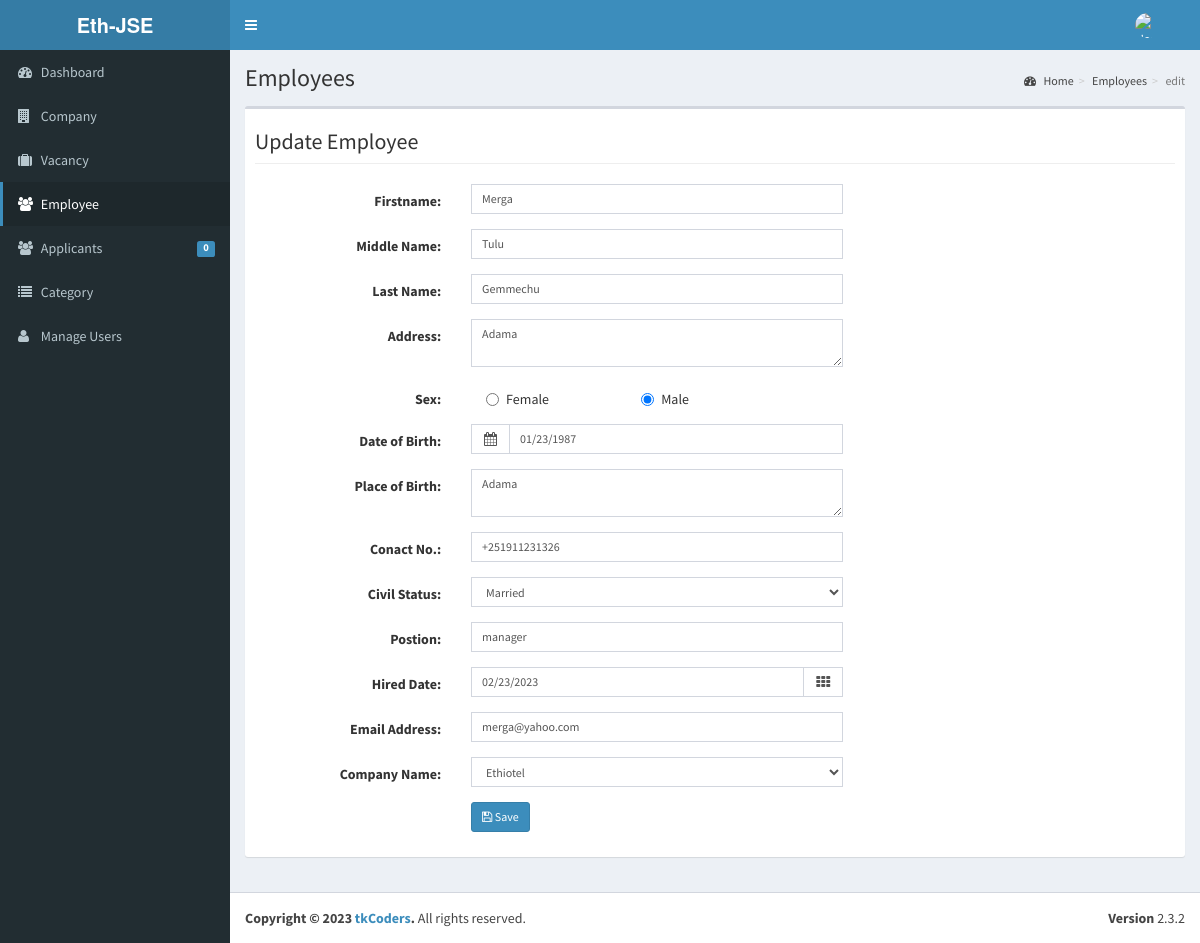
/admin/employee/index.php?view=edit&id=2018001 (signed in), run on the app's committed database.
### tables this page shows
CREATE TABLE `tblemployees` (
  `INCID` int(11) NOT NULL,
  `EMPLOYEEID` varchar(30) NOT NULL,
  `FNAME` varchar(50) NOT NULL,
  `MNAME` varchar(50) NOT NULL,
  `LNAME` varchar(50) NOT NULL,
  `ADDRESS` varchar(90) NOT NULL,
  `BIRTHDATE` date NOT NULL,
  `BIRTHPLACE` varchar(90) NOT NULL,
  `AGE` int(11) NOT NULL,
  `SEX` varchar(30) NOT NULL,
  `CIVILSTATUS` varchar(30) NOT NULL,
  `TELNO` varchar(40) NOT NULL,
  `EMP_EMAILADDRESS` varchar(90) NOT NULL,
  `CELLNO` varchar(30) NOT NULL,
  `POSITION` varchar(50) NOT NULL,
  `WORKSTATS` varchar(90) NOT NULL,
  `EMPPHOTO` varchar(255) NOT NULL,
  `EMPUSERNAME` varchar(90) NOT NULL,
  `EMPPASSWORD` varchar(125) NOT NULL,
  `DATEHIRED` date NOT NULL,
  `COMPANYID` int(11) NOT NULL
);

### include/database.php (called while the page is built, shortened)
<?php
class Database {
	var $sql_string = '';
	private $conn;
	public function open_connection() {
		$this->conn = mysqli_connect(server,user,pass);
		if(!$this->conn){
			echo "Problem in database connection! Contact administrator!";
			exit();
		}else{
			$db_select = mysqli_select_db($this->conn,database_name);
		}
	}
	function setQuery($sql='') {
		$this->sql_string=$sql;
	}
	function executeQuery() {
		$result = mysqli_query($this->conn,$this->sql_string);
		return $result;
	}
	private function confirm_query($result) {
		return $result;
	}
	function loadResultList( $key='' ) {
		$cur = $this->executeQuery();
		$array = array();
		while ($row = mysqli_fetch_object($cur)) {
			if ($key) {
				$array[$row->$key] = $row;
			} else {
				$array[] = $row;
			}
		}
		return $array;
	}
	function loadSingleResult() {
		$cur = $this->executeQuery();
		while ($row = mysqli_fetch_object($cur)) {
		return $data = $row;
		}
	}
}
$mydb = new Database();
?>

### include/employees.php (called while the page is built, shortened)
<?php
require_once(LIB_PATH.DS.'database.php');
class Employee {
	protected static  $tblname = "tblemployees";
	function single_employee($id=""){
			global $mydb;
			$mydb->setQuery("SELECT * FROM ".self::$tblname."
				Where EMPLOYEEID= '{$id}' LIMIT 1");
			$cur = $mydb->loadSingleResult();
			return $cur;
	}
}
?>

### admin/employee/index.php (called while the page is built, shortened)
<?php
require_once ("../theme/templates.php");
?>

### admin/employee/edit.php (the view, shortened to what this page needs)
<?php
 @$empid = $_GET['id'];
  $employee = New Employee();
  $emp = $employee->single_employee($empid);
  if ($emp->SEX == 'Male') {
   $radio =  '<div class="col-md-8">
             <div class="col-lg-5">
                <div class="radio">
                  <label><input   id="optionsRadios1" name="optionsRadios" type="radio" value="Female">Female</label>
                </div>
              </div>
              <div class="col-lg-4">
                <div class="radio">
                  <label><input id="optionsRadios2"  checked="True" name="optionsRadios" type="radio" value="Male">Male</label>
                </div>
              </div>
          </div>';
  }
   switch ($emp->CIVILSTATUS) {
     case 'Married':
         $civilstatus=' <select class="form-control input-sm" name="CIVILSTATUS" id="CIVILSTATUS">
                                      <option value="none" >Select</option>
                                      <option  value="Single">Single</option>
                                      <option SELECTED value="Married">Married</option>
                                      <option value="Widow" >Widow</option>
                                  </select> ';
       break;
   }
 ?>
       <div class="center wow fadeInDown">
             <h2 class="page-header">Update Employee</h2>
        </div>
                 <form class="form-horizontal span6" action="controller.php?action=edit" method="POST">
                 <div class="form-group">
                      <div class="col-md-8">
                        <label class="col-md-4 control-label" for=
                        "FNAME">Firstname:</label>
                        <div class="col-md-8">
                           <input class="form-control input-sm" id="FNAME" name="FNAME" placeholder=
                              "Firstname" type="text" value="<?php echo $emp->FNAME;?>"   autocomplete="off">
                        </div>
                      </div>
                    </div>
                    <div class="form-group">
                      <div class="col-md-8">
                        <label class="col-md-4 control-label" for=
                        "MNAME">Middle Name:</label>
                        <div class="col-md-8">
                          <input  class="form-control input-sm" id="MNAME" name="MNAME" placeholder=
                              "Middle Name"   value="<?php echo $emp->MNAME;?>"    autocomplete="off">
                          </div>
                      </div>
                    </div>
                    <div class="form-group">
                      <div class="col-md-8">
                        <label class="col-md-4 control-label" for=
                        "LNAME">Last Name:</label>
                        <div class="col-md-8">
                          <input  class="form-control input-sm" id="LNAME" name="LNAME" placeholder=
                              " Lastname  "   value="<?php echo $emp->LNAME;?>"     autocomplete="off">
                        </div>
                      </div>
                    </div>
                   <div class="form-group">
                    <div class="col-md-8">
                      <label class="col-md-4 control-label" for=
                      "ADDRESS">Address:</label>
                      <div class="col-md-8">
                         <textarea class="form-control input-sm" id="ADDRESS" name="ADDRESS" placeholder=
                            "Address" type="text" value="" required   autocomplete="off"><?php echo $emp->ADDRESS;?></textarea>
                      </div>
                    </div>
                  </div>
                  <div class="form-group">
                    <div class="col-md-8">
                      <label class="col-md-4 control-label" for=
                      "Gender">Sex:</label>
                      <?php
                        echo $radio;
                      ?>
                    </div>
                  </div>
                  <div class="form-group">
                    <div class="col-md-8">
                      <label class="col-md-4 control-label" for=
                      "BIRTHDATE">Date of Birth:</label>
                      <div class="col-md-8">
                        <div class="input-group">
                            <span class="input-group-addon">
                             <i class="fa fa-calendar"></i>
                            </span>
                             <input class="form-control input-sm date_picker" id="BIRTHDATE" name="BIRTHDATE" placeholder="Date of Birth" type="text"    value="<?php echo date_format(date_create($emp->BIRTHDATE),'m/d/Y');?>" required  autocomplete="off">
                        </div>
                      </div>
                    </div>
                  </div>
                    <div class="form-group">
                                <div class="col-md-8">
                                  <label class="col-md-4 control-label" for=
                                  "BIRTHPLACE">Place of Birth:</label>
                                  <div class="col-md-8">
                                     <textarea class="form-control input-sm" id="BIRTHPLACE" name="BIRTHPLACE" placeholder=
                                        "Place of Birth" type="text" value="" required
                                        autocomplete="off"><?php echo $emp->BIRTHPLACE;?></textarea>
                                  </div>
                                </div>
                              </div>
                             <div class="form-group">
                              <div class="col-md-8">
                                <label class="col-md-4 control-label" for=
                                "TELNO">Conact No.:</label>
                                <div class="col-md-8">
                                   <input class="form-control input-sm" id="TELNO" name="TELNO" placeholder=
                                      "Conact No." type="text" any value="<?php echo $emp->TELNO;?>" required   autocomplete="off">
                                </div>
                              </div>
                            </div>
                             <div class="form-group">
                              <div class="col-md-8">
                                <label class="col-md-4 control-label" for=
                                "CIVILSTATUS">Civil Status:</label>
                                <div class="col-md-8">
                                  <?php echo $civilstatus; ?>
                                </div>
                              </div>
                            </div>
                            <div class="form-group">
                              <div class="col-md-8">
                                <label class="col-md-4 control-label" for=
                                "POSITION">Postion:</label>
                                <div class="col-md-8">
                                   <input class="form-control input-sm" id="POSITION" name="POSITION" placeholder=
                                      "Postion" type="text" any value="<?php echo $emp->POSITION;?>" required   autocomplete="off">
                                </div>
                              </div>
                            </div>
                            <div class="form-group">
                              <div class="col-md-8">
                                <label class="col-md-4 control-label" for=
                                "EMP_HIREDDATE">Hired Date:</label>
                                <div class="col-md-8">
                                    <div class="input-group date  " data-provide="datepicker" data-date="2012-12-21T15:25:00Z">
                                   <input type="input" class="form-control input-sm date_picker" id="HIREDDATE" name="EMP_HIREDDATE" placeholder="mm/dd/yyyy"   autocomplete="false" value="<?php echo date_format(date_create($emp->DATEHIRED),'m/d/Y'); ?>"/>
                                     <span class="input-group-addon"><i class="fa fa-th"></i></span>
                                 </div>
                                </div>
                              </div>
                            </div>
                            <div class="form-group">
                              <div class="col-md-8">
                                <label class="col-md-4 control-label" for=
                                "EMP_EMAILADDRESS">Email Address:</label>
                                <div class="col-md-8">
                                   <input type="Email" class="form-control input-sm" id="EMP_EMAILADDRESS" name="EMP_EMAILADDRESS" placeholder="Email Address"   autocomplete="false" value="<?php echo  $emp->EMP_EMAILADDRESS; ?>"/>
                                </div>
                              </div>
                            </div>
                         <div class="form-group">
                            <div class="col-md-8">
                              <label class="col-md-4 control-label" for=
                              "COMPANYNAME">Company Name:</label>
                              <div class="col-md-8">
                                <select class="form-control input-sm" id="COMPANYID" name="COMPANYID">
                                  <?php
                                    $sql ="Select * From tblcompany WHERE COMPANYID=".$emp->COMPANYID;
                                    $mydb->setQuery($sql);
                                    $result  = $mydb->loadResultList();
                                    foreach ($result as $row) {
                                      echo '<option SELECTED value='.$row->COMPANYID.'>'.$row->COMPANYNAME.'</option>';
                                    }
                                  ?>
                                </select>
                              </div>
                            </div>
                          </div>
             <div class="form-group">
                    <div class="col-md-8">
                      <label class="col-md-4 control-label" for=
                      "idno"></label>
                      <div class="col-md-8">
                       <button class="btn btn-primary btn-sm" name="save" type="submit" ><span class="fa fa-save fw-fa"></span>  Save</button>
                       </div>
                    </div>
                  </div>
        </form>

### data on the page
tblemployees: FNAME "Merga", MNAME "Tulu", LNAME "Gemmechu", ADDRESS "Adama", BIRTHDATE "01/23/1987", BIRTHPLACE "Adama", TELNO "+251911231326", POSITION "manager", EMP_HIREDDATE "02/23/2023", EMP_EMAILADDRESS "merga@yahoo.com"

### other printed values
$pending->APPL "0"
$title "Employees"
$_GET['view'] "edit"
form field COMPANYID "Ethiotel"
